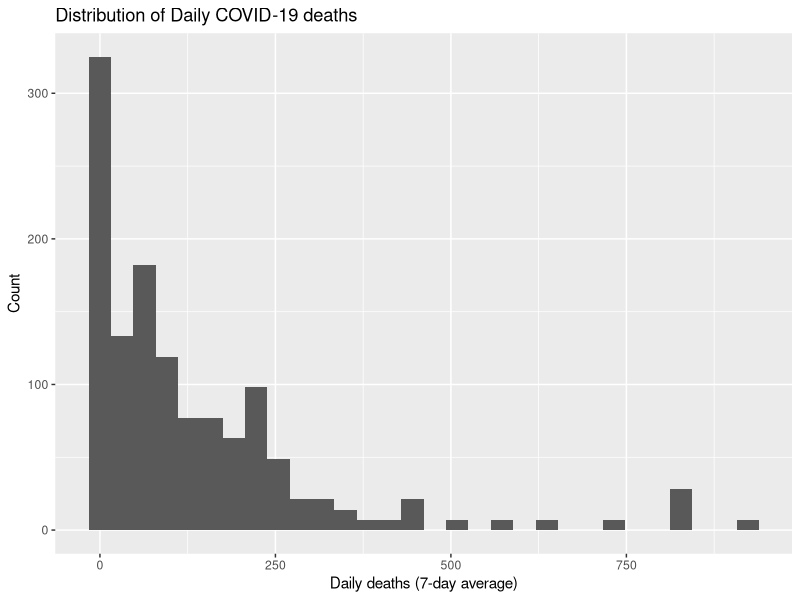
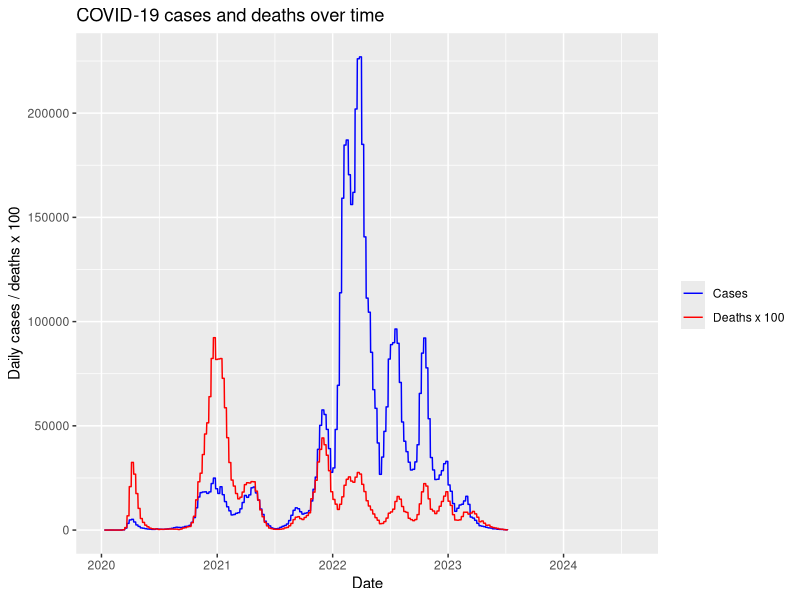
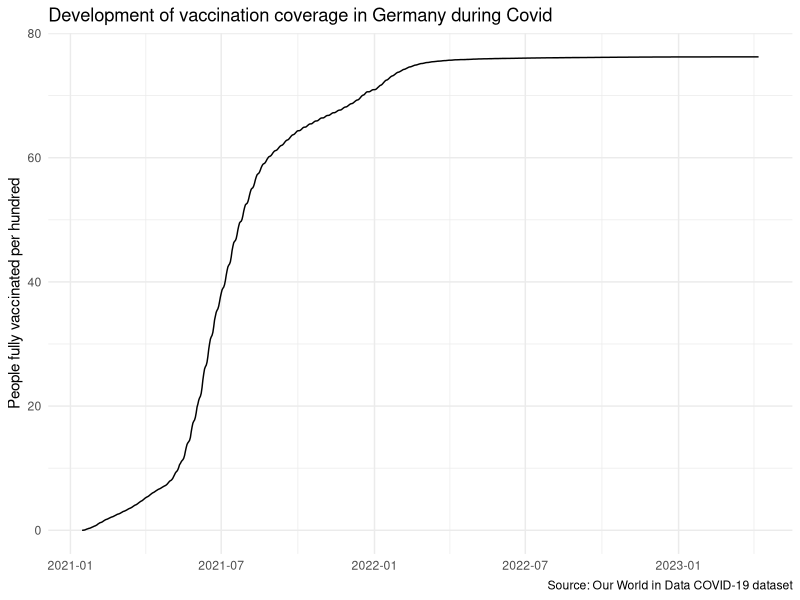

The R script that drew these images, in order:
## ---- chunk 1
library(readr)
library(tidyverse)

covid_germany <- read_delim("data/covid_germany.csv")

## ---- chunk 2
#| echo: false
library(ggplot2)  
ggplot(covid_germany, aes(x = new_deaths_smoothed)) +   
  geom_histogram(bins = 30) +   
  labs(     title = "Distribution of Daily COVID-19 deaths",     x = "Daily deaths (7-day average)",     y = "Count"   ) 
## ---- chunk 3
#| echo: false
ggplot(covid_germany, aes(x = date)) +   
  geom_line(aes(y = new_cases_smoothed, colour = "Cases")) +   
  geom_line(aes(y = new_deaths_smoothed * 100, colour = "Deaths x 100")) +   
  scale_colour_manual(     values = c("Cases" = "blue", "Deaths x 100" = "red")   ) +   
  labs(     title = "COVID-19 cases and deaths over time",     x = "Date",     y = "Daily cases / deaths x 100",     colour = ""   )
## ---- chunk 4
glimpse(covid_germany)
## ---- chunk 5
#check variable people_fully_vaccinated_per_hundred
covid_germany %>%
  filter(!is.na(people_fully_vaccinated_per_hundred)) %>%
  summarise(start = min(date), end = max(date))

covid_germany %>%
  filter(!is.na(people_fully_vaccinated_per_hundred)) %>%
  arrange(date) %>%
  mutate(gap = as.numeric(date - lag(date))) %>%
  summarise(max_gap = max(gap, na.rm = TRUE))
## ---- chunk 6
#check variable new_vaccinations_smoothed
covid_germany %>%
  filter(!is.na(new_vaccinations_smoothed)) %>%
  summarise(start = min(date), end = max(date))

covid_germany %>%
  filter(!is.na(new_vaccinations_smoothed)) %>%
  arrange(date) %>%
  mutate(gap = as.numeric(date - lag(date))) %>%
  summarise(max_gap = max(gap, na.rm = TRUE))
## ---- chunk 7
covid_germany %>%
  filter(!is.na(new_vaccinations_smoothed)) %>%
  summarise(
    min = min(new_vaccinations_smoothed),
    max = max(new_vaccinations_smoothed),
    mean = mean(new_vaccinations_smoothed),
    sd = sd(new_vaccinations_smoothed)
  )
## ---- chunk 8
#| fig-alt: "Line chart showing the share of people fully vaccinated against COVID-19 in Germany from late 2020 to 2023. The line starts near zero in early 2021, rises steeply through 2021, and then levels off at around 76 percent."
covid_germany %>% filter(!is.na(people_fully_vaccinated_per_hundred)) %>% ggplot(aes(
  x = date,
  y = people_fully_vaccinated_per_hundred
))+
  geom_line()+
  labs(title = "Development of vaccination coverage in Germany during Covid",
       x = NULL,
       y = "People fully vaccinated per hundred",
       caption = "Source: Our World in Data COVID-19 dataset")+
  theme_minimal()
  
